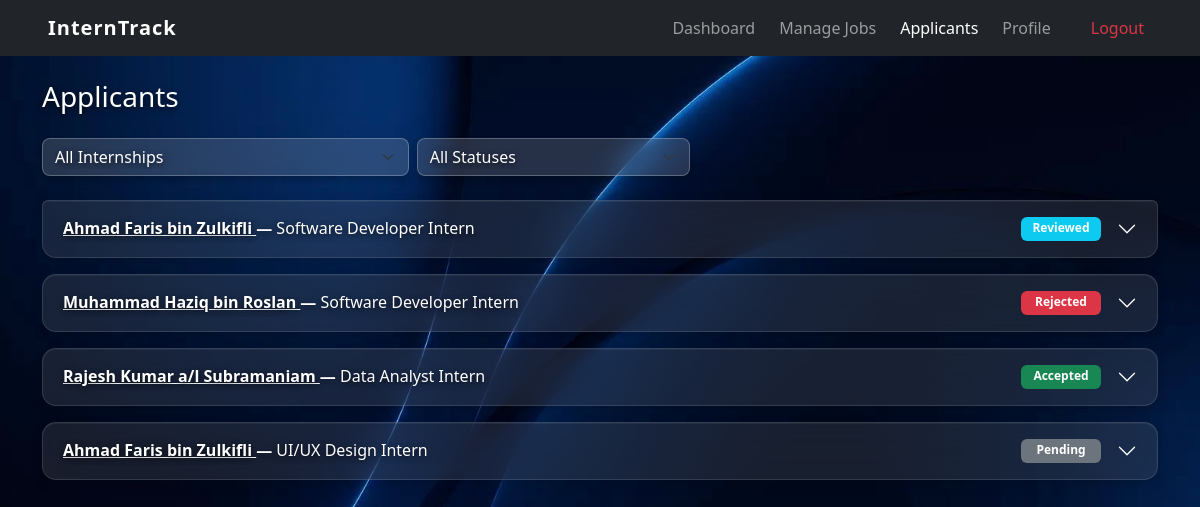
/company/applicants.php (signed in), run on an earlier commit of the app's database.
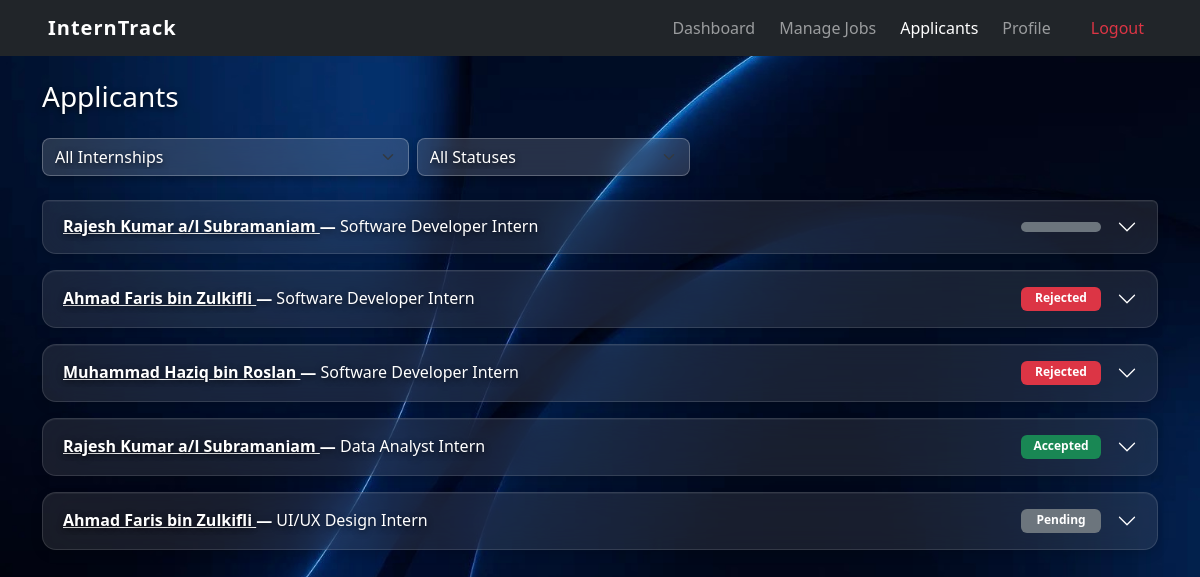
And on a later commit of the database.
### tables this page shows
CREATE TABLE `applications` (
  `id` int(11) NOT NULL,
  `student_id` int(11) NOT NULL,
  `job_id` int(11) NOT NULL,
  `cover_letter` text DEFAULT NULL,
  `resume` varchar(255) DEFAULT NULL,
  `status` enum('pending','reviewed','accepted','rejected') DEFAULT 'pending',
  `interview_date` varchar(50) DEFAULT NULL,
  `interview_time` varchar(50) DEFAULT NULL,
  `interview_venue` varchar(255) DEFAULT NULL,
  `notes` text DEFAULT NULL,
  `applied_at` timestamp NOT NULL DEFAULT current_timestamp()
);

CREATE TABLE `users` (
  `id` int(11) NOT NULL,
  `name` varchar(100) NOT NULL,
  `email` varchar(100) NOT NULL,
  `password` varchar(255) NOT NULL,
  `role` enum('student','company','admin') NOT NULL,
  `phone` varchar(20) DEFAULT NULL,
  `bio` text DEFAULT NULL,
  `profile_picture` varchar(255) DEFAULT NULL,
  `description` text DEFAULT NULL,
  `website` varchar(150) DEFAULT NULL,
  `resume` varchar(255) DEFAULT NULL,
  `created_at` timestamp NOT NULL DEFAULT current_timestamp(),
  `approval_status` varchar(50) DEFAULT 'pending',
  `academic_info` text DEFAULT NULL,
  `industry` varchar(100) DEFAULT NULL,
  `skills` text DEFAULT NULL
);

CREATE TABLE `jobs` (
  `id` int(11) NOT NULL,
  `company_id` int(11) NOT NULL,
  `title` varchar(150) NOT NULL,
  `description` text DEFAULT NULL,
  `location` varchar(100) DEFAULT NULL,
  `field` varchar(100) DEFAULT NULL,
  `status` enum('active','closed') DEFAULT 'active',
  `created_at` timestamp NOT NULL DEFAULT current_timestamp(),
  `allowance` decimal(10,2) DEFAULT 0.00
);

### company/applicants.php (the view, shortened to what this page needs)
<?php
include '../config/db_connect.php';
include '../includes/header.php';
include '../includes/navbar.php';
$company_id = $_SESSION['user_id'];
$sql = "SELECT a.id, a.status, a.applied_at, a.cover_letter, a.resume AS app_resume, a.interview_date, a.interview_time, a.interview_venue,
        j.id AS job_id, j.title AS job_title,
        u.id AS student_id, u.name AS student_name, u.email AS student_email, u.phone, u.bio, u.resume AS profile_resume,
        u.academic_info, u.skills, u.profile_picture
    FROM applications a
    JOIN jobs j ON a.job_id = j.id
    JOIN users u ON a.student_id = u.id
    WHERE j.company_id = ?";
$params = [$company_id];
$types = 'i';
$sql .= " ORDER BY a.applied_at DESC";
$stmt = mysqli_prepare($conn, $sql);
mysqli_stmt_bind_param($stmt, $types, ...$params);
mysqli_stmt_execute($stmt);
$applicants = mysqli_stmt_get_result($stmt);
function status_badge($status) {
    $map = [
        'pending'     => 'secondary',
        'reviewed'    => 'info',
        'interview'   => 'primary',
        'accepted'    => 'success',
        'rejected'    => 'danger',
    ];
    $class = $map[$status] ?? 'secondary';
    return "<span class=\"badge badge-uniform bg-$class\">" . htmlspecialchars(ucfirst($status)) . "</span>";
}
?>
<div class="container mt-4">
    <h3 class="mb-4">Applicants</h3>
    <form method="GET" class="row g-2 mb-4">
        <div class="col-md-4">
            <select name="job_id" class="form-select glass-select text-white" onchange="this.form.submit()">
                <option value="0">All Internships</option>
            </select>
        </div>
        <div class="col-md-3">
            <select name="status" class="form-select glass-select text-white" onchange="this.form.submit()">
                <option value="">All Statuses</option>
            </select>
        </div>
    </form>
    <?php if (mysqli_num_rows($applicants) === 0): ?>
        <div class="alert bg-transparent border border-info text-info text-center py-4 my-2">No applicants found.</div>
    <?php else: ?>
        <div class="accordion" id="applicantAccordion">
            <?php $i = 0; while ($app = mysqli_fetch_assoc($applicants)): $i++;
            ?>
                <div class="accordion-item glass-row-item border-0 mb-3 overflow-hidden" style="background: transparent;">
                    <h2 class="accordion-header">
                        <button class="accordion-button collapsed py-3" type="button" data-bs-toggle="collapse"
                                data-bs-target="#applicant<?= $i ?>"
                                style="background: transparent; color: #ffffff; box-shadow: none;">
                            <div class="d-flex justify-content-between w-100 me-3 align-items-center flex-wrap gap-2">
                                <span class="fw-bold text-white">
                                    <span class="text-info text-decoration-underline" style="cursor: pointer;" onclick="event.stopPropagation(); const m<?= $i ?> = new bootstrap.Modal(document.getElementById('studentProfileModal<?= $i ?>')); m<?= $i ?>.show();" title="Click to view full profile">
                                        <?= htmlspecialchars($app['student_name']) ?>
                                    </span>
                                     — <span class="text-white-50 fw-semibold"><?= htmlspecialchars($app['job_title']) ?></span>
                                </span>
                                <span><?= status_badge($app['status']) ?></span>
                            </div>
                        </button>
                    </h2>
                </div>
            <?php endwhile; ?>
        </div>
    <?php endif; ?>
</div>
<?php include '../includes/footer.php'; ?>

What changed in the data, as far as the page shows it:
added applications: student.name "Rajesh Kumar a/l Subramaniam", job.title "Software Developer Intern"
changed applications (number 2 of 5 on the later page): status "Reviewed" → "Rejected"
